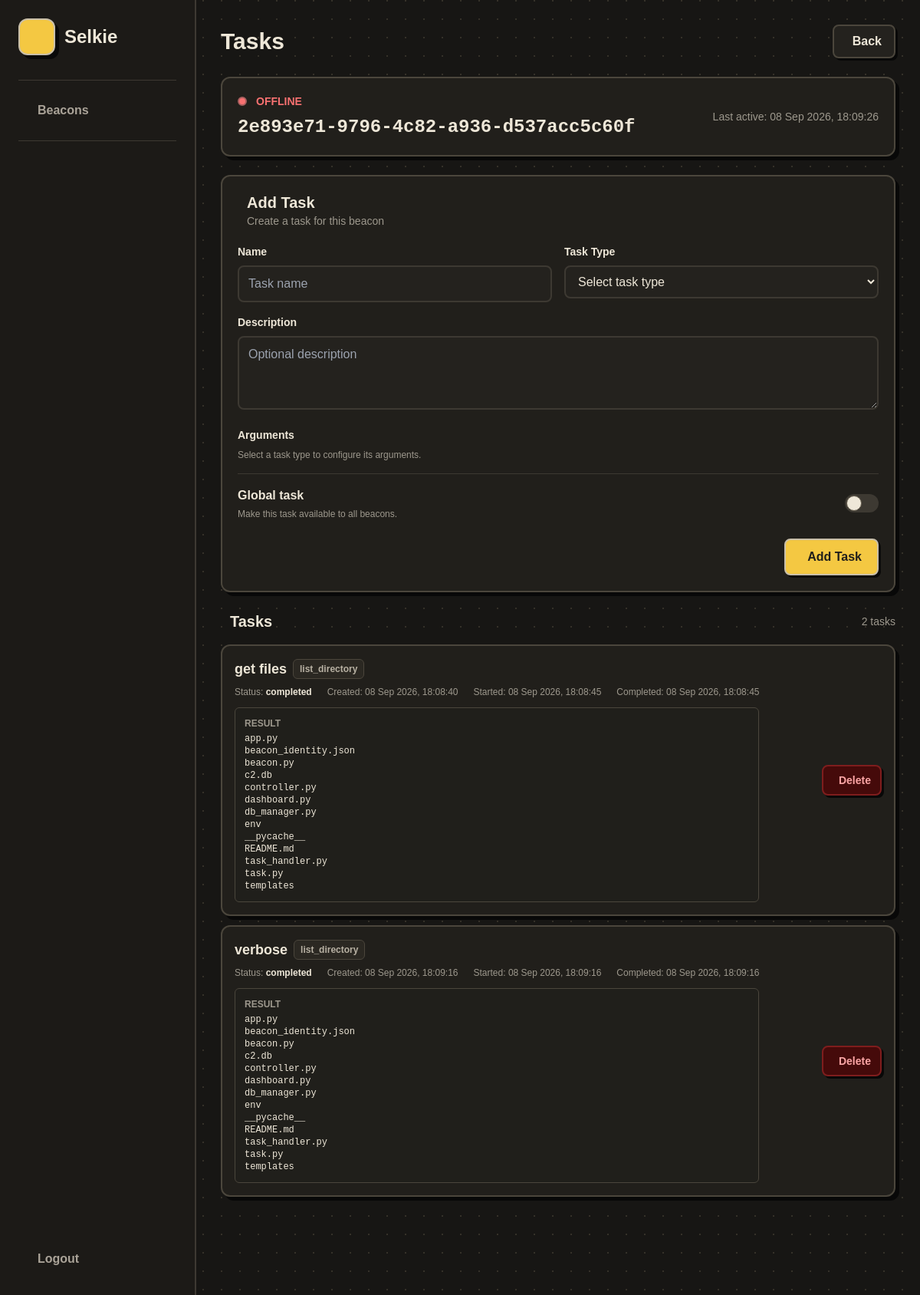
Page /task/tasks/2e893e71-9796-4c82-a936-d537acc5c60f on the committed database.
### db_manager.py (models this page shows)
class Base(DeclarativeBase):
    pass

class Beacon(Base):
    __tablename__ = "beacons"
    id: Mapped[str] = mapped_column(String, primary_key=True)
    public_key: Mapped[str] = mapped_column(String)
    system_info: Mapped[str] = mapped_column(JSON)
    registered_at: Mapped[datetime] = mapped_column(DateTime)
    last_active: Mapped[datetime] = mapped_column(DateTime)
    status: Mapped[str] = mapped_column(String, default="offline")

class Task(Base):
    __tablename__ = "tasks"
    id: Mapped[str] = mapped_column(
        String, primary_key=True, default=lambda: str(uuid4())
    )
    beacon_id: Mapped[str | None] = mapped_column(
        ForeignKey("beacons.id"), nullable=True
    )
    is_global: Mapped[bool] = mapped_column(Boolean, default=False)
    name: Mapped[str] = mapped_column(String)
    description: Mapped[str | None] = mapped_column(String, nullable=True)
    task_type: Mapped[str] = mapped_column(String)
    parameters: Mapped[dict | None] = mapped_column(JSON, nullable=True)
    status: Mapped[str] = mapped_column(String, default="pending")
    created_at: Mapped[datetime] = mapped_column(DateTime, default=datetime.now)
    completed_at: Mapped[datetime | None] = mapped_column(DateTime, nullable=True)

class TaskExecution(Base):
    __tablename__ = "task_executions"
    id: Mapped[str] = mapped_column(
        String, primary_key=True, default=lambda: str(uuid4())
    )
    task_id: Mapped[str] = mapped_column(ForeignKey("tasks.id"), nullable=False)
    beacon_id: Mapped[str] = mapped_column(ForeignKey("beacons.id"), nullable=False)
    status: Mapped[str] = mapped_column(String, default="pending")
    assigned_at: Mapped[datetime | None] = mapped_column(DateTime, nullable=True)
    started_at: Mapped[datetime | None] = mapped_column(DateTime, nullable=True)
    completed_at: Mapped[datetime | None] = mapped_column(DateTime, nullable=True)
    result: Mapped[dict | None] = mapped_column(JSON, nullable=True)
    error: Mapped[str | None] = mapped_column(String, nullable=True)

### task.py (the view)
@task.route("/tasks/<beacon_id>", methods=["GET"])
def view_tasks(beacon_id):
    with get_session() as session:
        beacon = session.query(Beacon).filter_by(id=beacon_id).first()
        if not beacon:
            return "Beacon not found", 404
        tasks = (
            session.query(Task)
            .filter(or_(Task.beacon_id == beacon_id, Task.is_global.is_(True)))
            .order_by(Task.created_at.asc())
            .all()
        )
        task_data = []
        for task_item in tasks:
            execution = (
                session.query(TaskExecution)
                .filter_by(task_id=task_item.id, beacon_id=beacon_id)
                .first()
            )
            task_data.append(
                {
                    "id": task_item.id,
                    "name": task_item.name,
                    "description": task_item.description,
                    "task_type": task_item.task_type,
                    "parameters": task_item.parameters or {},
                    "is_global": task_item.is_global,
                    "created_at": task_item.created_at,
                    "execution": {
                        "status": execution.status if execution else "pending",
                        "assigned_at": execution.assigned_at if execution else None,
                        "started_at": execution.started_at if execution else None,
                        "completed_at": execution.completed_at if execution else None,
                        "result": execution.result if execution else None,
                        "error": execution.error if execution else None,
                    },
                }
            )
    return render_template("tasks.html", beacon=beacon, tasks=task_data)

### db_manager.py (called while the page is built)
def get_session():
    return Session(engine)

### templates/tasks.html (shortened to what this page needs)
{% extends "base.html" %}
{% block navbar_title %}
Tasks
{% endblock %}
{% block navbar_actions %}
<a href="{{ url_for('dashboard.beacon_details', beacon_id=beacon.id) }}" class="secondary-btn rounded-lg px-4 py-2
           font-bold flex items-center gap-2">
    Back
</a>
{% endblock %}
{% block content %}
<div class="mx-auto">
    <section class="retro-card rounded-xl p-5 mb-6">
        <div class="flex flex-col sm:flex-row
                    sm:items-center sm:justify-between gap-4">
            <div class="min-w-0">
                <div class="flex items-center gap-3 mb-2">
                    {% if beacon.status == "online" %}
                    <span class="w-3 h-3 rounded-full
                                   bg-green-400
                                   border-2 border-[#6fa879]"></span>
                    <span class="text-sm font-black text-green-400">
                        ONLINE
                    </span>
                    {% else %}
                    <span class="w-3 h-3 rounded-full
                                   bg-red-400
                                   border-2 border-[#a85f5f]"></span>
                    <span class="text-sm font-black text-red-400">
                        OFFLINE
                    </span>
                    {% endif %}
                </div>
                <h2 class="text-xl sm:text-2xl font-black mono break-all">
                    {{ beacon.id }}
                </h2>
            </div>
            <div class="text-sm muted shrink-0">
                {% if beacon.last_active %}
                Last active:
                {{ beacon.last_active.strftime("%d %b %Y, %H:%M:%S") }}
                {% else %}
                Never active
                {% endif %}
            </div>
        </div>
    </section>
    <section class="retro-card rounded-xl p-5 mb-6">
        <div class="flex items-center gap-3 mb-5">
            <div>
                <h2 class="text-xl font-black">
                    Add Task
                </h2>
                <p class="text-sm muted">
                    Create a task for this beacon
                </p>
            </div>
        </div>
        <form method="POST" action="{{ url_for('task.create_task') }}" class="space-y-4">
            <div class="grid grid-cols-1 md:grid-cols-2 gap-4">
                <div>
                    <label for="name" class="block text-sm font-bold mb-2">
                        Name
                    </label>
                    <input id="name" name="name" type="text" required placeholder="Task name" class="w-full rounded-lg
                          bg-[#24221e]
                          border-2 border-[#3d3932]
                          px-3 py-2.5
                          text-[#eee7d8]
                          outline-none
                          focus:border-[#c9bfa9]">
                </div>
                <div>
                    <label for="task_type" class="block text-sm font-bold mb-2">
                        Task Type
                    </label>
                    <select id="task_type" name="task_type" required class="w-full rounded-lg
                           bg-[#24221e]
                           border-2 border-[#3d3932]
                           px-3 py-2.5
                           text-[#eee7d8]
                           outline-none
                           focus:border-[#c9bfa9]">
                        <option value="">Select task type</option>
                    </select>
                </div>
            </div>
            <div>
                <label for="description" class="block text-sm font-bold mb-2">
                    Description
                </label>
                <textarea id="description" name="description" rows="3" placeholder="Optional description" class="w-full rounded-lg
                         bg-[#24221e]
                         border-2 border-[#3d3932]
                         px-3 py-2.5
                         text-[#eee7d8]
                         outline-none
                         resize-y
                         focus:border-[#c9bfa9]"></textarea>
            </div>
            <div>
                <label class="block text-sm font-bold mb-2">
                    Arguments
                </label>
                <div id="task-arguments" class="space-y-3">
                    <p class="text-xs muted">
                        Select a task type to configure its arguments.
                    </p>
                </div>
            </div>
            <div class="flex items-center justify-between
                gap-4
                pt-4
                border-t border-[#3d3932]">
                <div>
                    <label for="is_global" class="font-bold">
                        Global task
                    </label>
                    <p class="text-xs muted mt-1">
                        Make this task available to all beacons.
                    </p>
                </div>
                <label class="relative inline-flex items-center cursor-pointer">
                    <div class="w-11 h-6
                        bg-[#3d3932]
                        rounded-full
                        peer-checked:bg-[#f4c842]
                        after:content-['']
                        after:absolute
                        after:top-[2px]
                        after:left-[2px]
                        after:w-5
                        after:h-5
                        after:bg-[#eee7d8]
                        after:border-[#665e4f]
                        after:border
                        after:rounded-full
                        after:transition-all
                        peer-checked:after:translate-x-full
                        peer-checked:after:border-[#c9bfa9]">
                    </div>
                </label>
            </div>
            <div class="flex justify-end pt-2">
                <button type="submit" class="retro-btn rounded-lg
                       px-5 py-2.5
                       font-black
                       flex items-center gap-2">
                    Add Task
                </button>
            </div>
        </form>
    </section>
    <section>
        <div class="flex items-center justify-between mb-4">
            <div class="flex items-center gap-3">
                <h2 class="text-xl font-black">
                    Tasks
                </h2>
            </div>
            <span class="text-sm muted">
                {{ tasks|length }} task{% if tasks|length != 1 %}s{% endif %}
            </span>
        </div>
        {% if tasks %}
        <div class="space-y-3">
            {% for task in tasks %}
            <div class="retro-card rounded-xl p-4">
                <div class="flex flex-col
                                   md:flex-row
                                   md:items-center
                                   md:justify-between
                                   gap-4">
                    <div class="min-w-0">
                        <div class="flex flex-wrap items-center gap-2 mb-2">
                            <h3 class="font-black text-lg">
                                {{ task.name }}
                            </h3>
                            <span class="text-xs font-bold
                     px-2 py-1
                     rounded-md
                     bg-[#2b2822]
                     border border-[#4b463c]
                     text-[#b8b1a3]">
                                {{ task.task_type }}
                            </span>
                        </div>
                        <div class="flex flex-wrap items-center gap-x-5 gap-y-1 text-xs muted">
                            <span>
                                Status:
                                <strong class="text-[#eee7d8]">
                                    {{ task.execution.status }}
                                </strong>
                            </span>
                            {% if task.created_at %}
                            <span>
                                Created:
                                {{ task.created_at.strftime("%d %b %Y, %H:%M:%S") }}
                            </span>
                            {% endif %}
                            {% if task.execution.started_at %}
                            <span>
                                Started:
                                {{ task.execution.started_at.strftime("%d %b %Y, %H:%M:%S") }}
                            </span>
                            {% endif %}
                            {% if task.execution.completed_at %}
                            <span>
                                Completed:
                                {{ task.execution.completed_at.strftime("%d %b %Y, %H:%M:%S") }}
                            </span>
                            {% endif %}
                        </div>
                        {% if task.execution.status == "completed" and task.execution.result %}
                        <div class="mt-3 p-3 rounded-md
                bg-[#201f1b]
                border border-[#4b463c]">
                            <div class="text-xs font-bold muted mb-1">
                                RESULT
                            </div>
                            {% if task.execution.result.output %}
                            <pre
                                class="text-xs whitespace-pre-wrap overflow-x-auto">{{ task.execution.result.output }}</pre>
                            {% else %}
                            <pre
                                class="text-xs whitespace-pre-wrap overflow-x-auto">{{ task.execution.result | tojson(indent=2) }}</pre>
                            {% endif %}
                        </div>
                        {% endif %}
                    </div>
                    <form method="POST" action="{{ url_for(
        'task.delete_task',
        beacon_id=beacon.id,
        task_id=task.id
    ) }}" class="inline-block">
                        <button type="submit" class="rounded-lg
               border-2 border-red-900
               bg-red-950
               px-3 py-2
               flex items-center gap-2
               text-sm font-bold text-red-300
               shadow-[3px_3px_0_#080808]
               transition
               hover:bg-red-900
               hover:border-red-700
               hover:text-red-100
               hover:translate-x-[2px]
               hover:translate-y-[2px]
               hover:shadow-[1px_1px_0_#080808]">
                            Delete
                        </button>
                    </form>
                </div>
            </div>
            {% endfor %}
        </div>
        {% endif %}
    </section>
</div>
{% endblock %}

### templates/base.html (style rules this page uses)
body { background: #171614; background-image: radial-gradient(circle at 1px 1px, #353129 1px, transparent 0); background-size: 24px 24px; font-family: "Trebuchet MS", sans-serif; color: #eee7d8; }
.retro-card { background: #211f1b; border: 2px solid #4b463c; box-shadow: 5px 5px 0 #080808; }
.retro-btn { background: #f4c842; color: #201f1b; border: 2px solid #c9bfa9; box-shadow: 3px 3px 0 #080808; transition: .12s; }
.secondary-btn { background: #24221e; color: #eee7d8; border: 2px solid #4b463c; box-shadow: 3px 3px 0 #080808; transition: .12s; }
.muted { color: #9d988d; }
.mono { font-family: monospace; }

### rows in the picture
Beacon: id "2e893e71-9796-4c82-a936-d537acc5c60f", last_active "08 Sep 2026, 18:09:26"
Task: name "get files", task_type "list_directory", execution.status "completed", created_at "08 Sep 2026, 18:08:40", execution.started_at "08 Sep 2026, 18:08:45", execution.completed_at "08 Sep 2026, 18:08:45", execution.result.output "app.py beacon_identity.json beacon.py c2.db controller.py dashboard.py db_manager.py env __pycache__ README.md task_handler.py task.py templates"
Task: name "verbose", task_type "list_directory", execution.status "completed", created_at "08 Sep 2026, 18:09:16", execution.started_at "08 Sep 2026, 18:09:16", execution.completed_at "08 Sep 2026, 18:09:16", execution.result.output "app.py beacon_identity.json beacon.py c2.db controller.py dashboard.py db_manager.py env __pycache__ README.md task_handler.py task.py templates"

### other values in the picture
{{ tasks|length }} "2"
